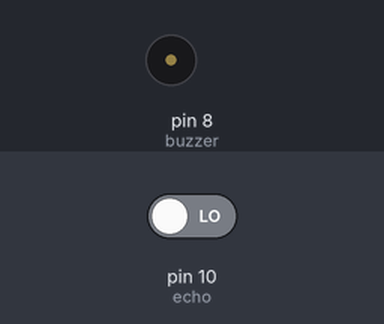
A sketch run on a simulated Arduino Uno, built with avr-gcc and run on an emulated ATmega328P. Shown: buzzer (waves = sounding, pin HIGH). Inputs (shaded band) come from the test bench; at power-on: pin 10 (echo) LOW. Pins used as bus, display or sensor lines are not drawn; what the sketch prints to the serial monitor is not drawn.

Above: at 0.7 s.
Timing chart, 0 to 3.6 s (numbered marks = the images above):
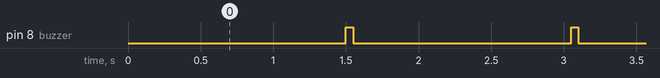

Measured:
- by itself, pin 8 (buzzer): alternates HIGH for 0.05 s and LOW for 1.5 s

The sketch:

HC-SR04_mesafe.ino
```cpp
#define echo 10
#define trig 9
#define buzzer 8

long sure,uzaklik;
int derece=0;

void setup() {
Serial.begin(9600);
pinMode(trig,OUTPUT);
pinMode(echo,INPUT);
pinMode(buzzer,OUTPUT);

}

void loop() {
  digitalWrite(trig,LOW);
  delayMicroseconds(5);
  digitalWrite(trig,HIGH);
  delayMicroseconds(10);

  sure=pulseIn(echo,HIGH);
  uzaklik= sure/29.1/2;
  Serial.print("uzaklik   ");
  Serial.print(uzaklik);
  Serial.println("  cm");
  delay(500);
  int ses=0;
  if(uzaklik <= 90)
  {
  derece = uzaklik*2;
  digitalWrite(buzzer,HIGH);
  delay(50);
  digitalWrite(buzzer,LOW);
  }
  else{
  digitalWrite(buzzer,LOW);
    }

}
```
